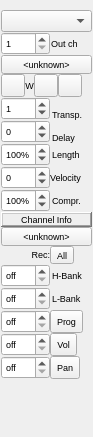
<?xml version="1.0" encoding="UTF-8"?>
<ui version="4.0">
 <class>MidiTrackInfoBase</class>
 <widget class="QWidget" name="MidiTrackInfoBase">
  <property name="geometry">
   <rect>
    <x>0</x>
    <y>0</y>
    <width>93</width>
    <height>437</height>
   </rect>
  </property>
  <property name="sizePolicy">
   <sizepolicy hsizetype="Maximum" vsizetype="MinimumExpanding">
    <horstretch>0</horstretch>
    <verstretch>0</verstretch>
   </sizepolicy>
  </property>
  <property name="minimumSize">
   <size>
    <width>0</width>
    <height>0</height>
   </size>
  </property>
  <property name="maximumSize">
   <size>
    <width>32767</width>
    <height>32767</height>
   </size>
  </property>
  <property name="font">
   <font>
    <family>Arial</family>
    <pointsize>7</pointsize>
   </font>
  </property>
  <property name="windowTitle">
   <string>MusE: TrackInfo</string>
  </property>
  <property name="toolTip">
   <string/>
  </property>
  <property name="whatsThis">
   <string/>
  </property>
  <layout class="QGridLayout" name="gridLayout">
   <property name="leftMargin">
    <number>1</number>
   </property>
   <property name="topMargin">
    <number>0</number>
   </property>
   <property name="rightMargin">
    <number>1</number>
   </property>
   <property name="bottomMargin">
    <number>0</number>
   </property>
   <property name="spacing">
    <number>0</number>
   </property>
   <item row="7" column="0">
    <widget class="MusEGui::SpinBox" name="iTransp">
     <property name="sizePolicy">
      <sizepolicy hsizetype="Minimum" vsizetype="Fixed">
       <horstretch>0</horstretch>
       <verstretch>0</verstretch>
      </sizepolicy>
     </property>
     <property name="autoFillBackground">
      <bool>false</bool>
     </property>
     <property name="specialValueText">
      <string>off</string>
     </property>
     <property name="minimum">
      <number>-127</number>
     </property>
     <property name="maximum">
      <number>127</number>
     </property>
     <property name="value">
      <number>1</number>
     </property>
    </widget>
   </item>
   <item row="10" column="0">
    <widget class="MusEGui::SpinBox" name="iLen">
     <property name="sizePolicy">
      <sizepolicy hsizetype="Maximum" vsizetype="Fixed">
       <horstretch>0</horstretch>
       <verstretch>0</verstretch>
      </sizepolicy>
     </property>
     <property name="autoFillBackground">
      <bool>false</bool>
     </property>
     <property name="suffix">
      <string>%</string>
     </property>
     <property name="minimum">
      <number>25</number>
     </property>
     <property name="maximum">
      <number>200</number>
     </property>
     <property name="value">
      <number>100</number>
     </property>
    </widget>
   </item>
   <item row="3" column="1">
    <widget class="QLabel" name="TextLabel2">
     <property name="sizePolicy">
      <sizepolicy hsizetype="Minimum" vsizetype="Fixed">
       <horstretch>0</horstretch>
       <verstretch>0</verstretch>
      </sizepolicy>
     </property>
     <property name="text">
      <string>Out ch</string>
     </property>
     <property name="wordWrap">
      <bool>false</bool>
     </property>
     <property name="margin">
      <number>0</number>
     </property>
     <property name="indent">
      <number>1</number>
     </property>
    </widget>
   </item>
   <item row="11" column="0">
    <widget class="MusEGui::SpinBox" name="iAnschl">
     <property name="sizePolicy">
      <sizepolicy hsizetype="Minimum" vsizetype="Fixed">
       <horstretch>0</horstretch>
       <verstretch>0</verstretch>
      </sizepolicy>
     </property>
     <property name="baseSize">
      <size>
       <width>8</width>
       <height>5</height>
      </size>
     </property>
     <property name="autoFillBackground">
      <bool>false</bool>
     </property>
     <property name="minimum">
      <number>-127</number>
     </property>
     <property name="maximum">
      <number>127</number>
     </property>
     <property name="value">
      <number>0</number>
     </property>
    </widget>
   </item>
   <item row="1" column="0" colspan="2">
    <widget class="QComboBox" name="iOutput">
     <property name="sizePolicy">
      <sizepolicy hsizetype="Ignored" vsizetype="Fixed">
       <horstretch>0</horstretch>
       <verstretch>0</verstretch>
      </sizepolicy>
     </property>
     <property name="toolTip">
      <string>output port</string>
     </property>
    </widget>
   </item>
   <item row="8" column="0" rowspan="2">
    <widget class="MusEGui::SpinBox" name="iVerz">
     <property name="sizePolicy">
      <sizepolicy hsizetype="Minimum" vsizetype="Fixed">
       <horstretch>0</horstretch>
       <verstretch>0</verstretch>
      </sizepolicy>
     </property>
     <property name="autoFillBackground">
      <bool>false</bool>
     </property>
     <property name="specialValueText">
      <string>off</string>
     </property>
     <property name="minimum">
      <number>-1000</number>
     </property>
     <property name="maximum">
      <number>1000</number>
     </property>
    </widget>
   </item>
   <item row="0" column="0" colspan="2">
    <widget class="QLabel" name="trackNameLabel">
     <property name="sizePolicy">
      <sizepolicy hsizetype="Ignored" vsizetype="Minimum">
       <horstretch>0</horstretch>
       <verstretch>0</verstretch>
      </sizepolicy>
     </property>
     <property name="wordWrap">
      <bool>true</bool>
     </property>
    </widget>
   </item>
   <item row="6" column="0" colspan="2">
    <layout class="QHBoxLayout" name="horizontalLayout">
     <property name="spacing">
      <number>0</number>
     </property>
     <item>
      <widget class="QToolButton" name="iRButton">
       <property name="sizePolicy">
        <sizepolicy hsizetype="Maximum" vsizetype="Maximum">
         <horstretch>0</horstretch>
         <verstretch>0</verstretch>
        </sizepolicy>
       </property>
       <property name="toolTip">
        <string>input routing</string>
       </property>
       <property name="text">
        <string/>
       </property>
       <property name="iconSize">
        <size>
         <width>16</width>
         <height>16</height>
        </size>
       </property>
      </widget>
     </item>
     <item>
      <widget class="QLabel" name="iChanDetectLabel">
       <property name="sizePolicy">
        <sizepolicy hsizetype="Maximum" vsizetype="Fixed">
         <horstretch>0</horstretch>
         <verstretch>0</verstretch>
        </sizepolicy>
       </property>
       <property name="toolTip">
        <string>input detect</string>
       </property>
       <property name="whatsThis">
        <string>Input detect indicator. Detects all note on-off, controller, aftertouch, 
                  program change, and pitchbend (but not sysex or realtime) events 
                  on the selected channels, on the selected midi ports.</string>
       </property>
       <property name="lineWidth">
        <number>0</number>
       </property>
       <property name="text">
        <string>W</string>
       </property>
       <property name="alignment">
        <set>Qt::AlignCenter</set>
       </property>
       <property name="wordWrap">
        <bool>false</bool>
       </property>
       <property name="margin">
        <number>1</number>
       </property>
       <property name="indent">
        <number>-1</number>
       </property>
      </widget>
     </item>
     <item>
      <widget class="QToolButton" name="recEchoButton">
       <property name="sizePolicy">
        <sizepolicy hsizetype="Maximum" vsizetype="Maximum">
         <horstretch>0</horstretch>
         <verstretch>0</verstretch>
        </sizepolicy>
       </property>
       <property name="toolTip">
        <string>Midi thru</string>
       </property>
       <property name="whatsThis">
        <string>Pass input events through ('thru') to output.</string>
       </property>
       <property name="text">
        <string/>
       </property>
       <property name="checkable">
        <bool>true</bool>
       </property>
      </widget>
     </item>
     <item>
      <widget class="QToolButton" name="oRButton">
       <property name="sizePolicy">
        <sizepolicy hsizetype="Maximum" vsizetype="Maximum">
         <horstretch>0</horstretch>
         <verstretch>0</verstretch>
        </sizepolicy>
       </property>
       <property name="toolTip">
        <string>output routing</string>
       </property>
       <property name="text">
        <string/>
       </property>
      </widget>
     </item>
     <item>
      <spacer name="echoSpacer">
       <property name="orientation">
        <enum>Qt::Horizontal</enum>
       </property>
       <property name="sizeType">
        <enum>QSizePolicy::Expanding</enum>
       </property>
       <property name="sizeHint" stdset="0">
        <size>
         <width>13</width>
         <height>13</height>
        </size>
       </property>
      </spacer>
     </item>
    </layout>
   </item>
   <item row="10" column="1">
    <widget class="QLabel" name="TextLabel11">
     <property name="sizePolicy">
      <sizepolicy hsizetype="Minimum" vsizetype="Fixed">
       <horstretch>0</horstretch>
       <verstretch>0</verstretch>
      </sizepolicy>
     </property>
     <property name="toolTip">
      <string>Change note length in percent of actual length</string>
     </property>
     <property name="text">
      <string>Length</string>
     </property>
     <property name="wordWrap">
      <bool>false</bool>
     </property>
     <property name="indent">
      <number>2</number>
     </property>
    </widget>
   </item>
   <item row="9" column="1">
    <widget class="QLabel" name="TextLabel10">
     <property name="sizePolicy">
      <sizepolicy hsizetype="Minimum" vsizetype="Fixed">
       <horstretch>0</horstretch>
       <verstretch>0</verstretch>
      </sizepolicy>
     </property>
     <property name="toolTip">
      <string>Offset playback of notes before or after actual note</string>
     </property>
     <property name="text">
      <string>Delay</string>
     </property>
     <property name="wordWrap">
      <bool>false</bool>
     </property>
     <property name="indent">
      <number>2</number>
     </property>
    </widget>
   </item>
   <item row="7" column="1" rowspan="2">
    <widget class="QLabel" name="TextLabel9">
     <property name="sizePolicy">
      <sizepolicy hsizetype="Minimum" vsizetype="Fixed">
       <horstretch>0</horstretch>
       <verstretch>0</verstretch>
      </sizepolicy>
     </property>
     <property name="toolTip">
      <string>Transpose notes up or down</string>
     </property>
     <property name="text">
      <string>Transp.</string>
     </property>
     <property name="wordWrap">
      <bool>false</bool>
     </property>
     <property name="indent">
      <number>2</number>
     </property>
    </widget>
   </item>
   <item row="12" column="0">
    <widget class="MusEGui::SpinBox" name="iKompr">
     <property name="sizePolicy">
      <sizepolicy hsizetype="Maximum" vsizetype="Fixed">
       <horstretch>0</horstretch>
       <verstretch>0</verstretch>
      </sizepolicy>
     </property>
     <property name="autoFillBackground">
      <bool>false</bool>
     </property>
     <property name="suffix">
      <string>%</string>
     </property>
     <property name="prefix">
      <string/>
     </property>
     <property name="minimum">
      <number>25</number>
     </property>
     <property name="maximum">
      <number>200</number>
     </property>
     <property name="value">
      <number>100</number>
     </property>
    </widget>
   </item>
   <item row="16" column="0">
    <widget class="MusEGui::SpinBox" name="iHBank">
     <property name="enabled">
      <bool>true</bool>
     </property>
     <property name="sizePolicy">
      <sizepolicy hsizetype="Minimum" vsizetype="Fixed">
       <horstretch>0</horstretch>
       <verstretch>0</verstretch>
      </sizepolicy>
     </property>
     <property name="toolTip">
      <string>Bank Select MSB. Ctrl-double-click on/off.</string>
     </property>
     <property name="autoFillBackground">
      <bool>false</bool>
     </property>
     <property name="specialValueText">
      <string>off</string>
     </property>
     <property name="minimum">
      <number>0</number>
     </property>
     <property name="maximum">
      <number>128</number>
     </property>
     <property name="value">
      <number>0</number>
     </property>
    </widget>
   </item>
   <item row="16" column="1">
    <widget class="QLabel" name="TextLabel4">
     <property name="sizePolicy">
      <sizepolicy hsizetype="Minimum" vsizetype="Fixed">
       <horstretch>0</horstretch>
       <verstretch>0</verstretch>
      </sizepolicy>
     </property>
     <property name="lineWidth">
      <number>1</number>
     </property>
     <property name="text">
      <string>H-Bank</string>
     </property>
     <property name="wordWrap">
      <bool>false</bool>
     </property>
     <property name="margin">
      <number>0</number>
     </property>
     <property name="indent">
      <number>2</number>
     </property>
    </widget>
   </item>
   <item row="17" column="0">
    <widget class="MusEGui::SpinBox" name="iLBank">
     <property name="sizePolicy">
      <sizepolicy hsizetype="Minimum" vsizetype="Fixed">
       <horstretch>0</horstretch>
       <verstretch>0</verstretch>
      </sizepolicy>
     </property>
     <property name="toolTip">
      <string>Bank Select LSB. Ctrl-double-click on/off.</string>
     </property>
     <property name="autoFillBackground">
      <bool>false</bool>
     </property>
     <property name="specialValueText">
      <string>off</string>
     </property>
     <property name="minimum">
      <number>0</number>
     </property>
     <property name="maximum">
      <number>128</number>
     </property>
     <property name="value">
      <number>0</number>
     </property>
    </widget>
   </item>
   <item row="3" column="0">
    <widget class="MusEGui::SpinBox" name="iOutputChannel">
     <property name="sizePolicy">
      <sizepolicy hsizetype="Minimum" vsizetype="Fixed">
       <horstretch>0</horstretch>
       <verstretch>0</verstretch>
      </sizepolicy>
     </property>
     <property name="toolTip">
      <string>output channel</string>
     </property>
     <property name="whatsThis">
      <string>all midi events are sent to this output channel</string>
     </property>
     <property name="autoFillBackground">
      <bool>false</bool>
     </property>
     <property name="minimum">
      <number>1</number>
     </property>
     <property name="maximum">
      <number>16</number>
     </property>
    </widget>
   </item>
   <item row="11" column="1">
    <widget class="QLabel" name="TextLabel12">
     <property name="sizePolicy">
      <sizepolicy hsizetype="Minimum" vsizetype="Fixed">
       <horstretch>0</horstretch>
       <verstretch>0</verstretch>
      </sizepolicy>
     </property>
     <property name="toolTip">
      <string>&lt;html&gt;&lt;head/&gt;&lt;body&gt;&lt;p&gt;Add or substract velocity to notes on track.&lt;/p&gt;&lt;p&gt;&lt;span style=&quot; font-style:italic;&quot;&gt;Since the midi note range is 0-127 this &lt;br/&gt;might mean that the notes do not reach &lt;br/&gt;the combined velocity, note + Velocity.&lt;/span&gt;&lt;/p&gt;&lt;/body&gt;&lt;/html&gt;</string>
     </property>
     <property name="text">
      <string>Velocity</string>
     </property>
     <property name="wordWrap">
      <bool>false</bool>
     </property>
     <property name="indent">
      <number>0</number>
     </property>
    </widget>
   </item>
   <item row="15" column="0">
    <widget class="QLabel" name="textLabel1">
     <property name="sizePolicy">
      <sizepolicy hsizetype="Minimum" vsizetype="Fixed">
       <horstretch>0</horstretch>
       <verstretch>0</verstretch>
      </sizepolicy>
     </property>
     <property name="text">
      <string>Rec:</string>
     </property>
     <property name="alignment">
      <set>Qt::AlignRight|Qt::AlignTrailing|Qt::AlignVCenter</set>
     </property>
     <property name="wordWrap">
      <bool>false</bool>
     </property>
    </widget>
   </item>
   <item row="15" column="1">
    <layout class="QHBoxLayout" name="horizontalLayout_3">
     <property name="spacing">
      <number>0</number>
     </property>
     <item>
      <widget class="QToolButton" name="recordButton">
       <property name="sizePolicy">
        <sizepolicy hsizetype="Minimum" vsizetype="Minimum">
         <horstretch>0</horstretch>
         <verstretch>0</verstretch>
        </sizepolicy>
       </property>
       <property name="toolTip">
        <string>Add all settings to song</string>
       </property>
       <property name="text">
        <string>All</string>
       </property>
      </widget>
     </item>
     <item>
      <spacer name="allRecSpacer">
       <property name="orientation">
        <enum>Qt::Horizontal</enum>
       </property>
       <property name="sizeType">
        <enum>QSizePolicy::Expanding</enum>
       </property>
       <property name="sizeHint" stdset="0">
        <size>
         <width>13</width>
         <height>13</height>
        </size>
       </property>
      </spacer>
     </item>
    </layout>
   </item>
   <item row="13" column="0" colspan="2">
    <widget class="QLabel" name="TextLabel1_2">
     <property name="sizePolicy">
      <sizepolicy hsizetype="Minimum" vsizetype="Maximum">
       <horstretch>0</horstretch>
       <verstretch>0</verstretch>
      </sizepolicy>
     </property>
     <property name="frameShape">
      <enum>QFrame::WinPanel</enum>
     </property>
     <property name="frameShadow">
      <enum>QFrame::Raised</enum>
     </property>
     <property name="lineWidth">
      <number>1</number>
     </property>
     <property name="midLineWidth">
      <number>1</number>
     </property>
     <property name="text">
      <string>Channel Info</string>
     </property>
     <property name="alignment">
      <set>Qt::AlignCenter</set>
     </property>
     <property name="wordWrap">
      <bool>false</bool>
     </property>
    </widget>
   </item>
   <item row="14" column="0" colspan="2">
    <widget class="QPushButton" name="iPatch">
     <property name="sizePolicy">
      <sizepolicy hsizetype="Ignored" vsizetype="Fixed">
       <horstretch>0</horstretch>
       <verstretch>0</verstretch>
      </sizepolicy>
     </property>
     <property name="toolTip">
      <string>Select instrument patch</string>
     </property>
     <property name="text">
      <string>&lt;unknown&gt;</string>
     </property>
    </widget>
   </item>
   <item row="12" column="1">
    <widget class="QLabel" name="TextLabel13">
     <property name="sizePolicy">
      <sizepolicy hsizetype="Minimum" vsizetype="Fixed">
       <horstretch>0</horstretch>
       <verstretch>0</verstretch>
      </sizepolicy>
     </property>
     <property name="toolTip">
      <string>Compress the notes velocity range, in percent of actual velocity</string>
     </property>
     <property name="text">
      <string>Compr.</string>
     </property>
     <property name="wordWrap">
      <bool>false</bool>
     </property>
     <property name="indent">
      <number>2</number>
     </property>
    </widget>
   </item>
   <item row="17" column="1">
    <widget class="QLabel" name="TextLabel5">
     <property name="sizePolicy">
      <sizepolicy hsizetype="Minimum" vsizetype="Fixed">
       <horstretch>0</horstretch>
       <verstretch>0</verstretch>
      </sizepolicy>
     </property>
     <property name="lineWidth">
      <number>1</number>
     </property>
     <property name="text">
      <string>L-Bank</string>
     </property>
     <property name="wordWrap">
      <bool>false</bool>
     </property>
     <property name="margin">
      <number>0</number>
     </property>
     <property name="indent">
      <number>2</number>
     </property>
    </widget>
   </item>
   <item row="18" column="0">
    <widget class="MusEGui::SpinBox" name="iProgram">
     <property name="sizePolicy">
      <sizepolicy hsizetype="Minimum" vsizetype="Fixed">
       <horstretch>0</horstretch>
       <verstretch>0</verstretch>
      </sizepolicy>
     </property>
     <property name="toolTip">
      <string>Program. Ctrl-double-click on/off.</string>
     </property>
     <property name="autoFillBackground">
      <bool>false</bool>
     </property>
     <property name="specialValueText">
      <string>off</string>
     </property>
     <property name="minimum">
      <number>0</number>
     </property>
     <property name="maximum">
      <number>128</number>
     </property>
     <property name="value">
      <number>0</number>
     </property>
    </widget>
   </item>
   <item row="18" column="1">
    <layout class="QHBoxLayout" name="horizontalLayout_4">
     <property name="spacing">
      <number>0</number>
     </property>
     <item>
      <widget class="QToolButton" name="progRecButton">
       <property name="sizePolicy">
        <sizepolicy hsizetype="Minimum" vsizetype="Minimum">
         <horstretch>0</horstretch>
         <verstretch>0</verstretch>
        </sizepolicy>
       </property>
       <property name="toolTip">
        <string>Add bank + prog settings to song</string>
       </property>
       <property name="text">
        <string>Prog</string>
       </property>
      </widget>
     </item>
     <item>
      <spacer name="progRecSpacer">
       <property name="orientation">
        <enum>Qt::Horizontal</enum>
       </property>
       <property name="sizeType">
        <enum>QSizePolicy::Expanding</enum>
       </property>
       <property name="sizeHint" stdset="0">
        <size>
         <width>13</width>
         <height>13</height>
        </size>
       </property>
      </spacer>
     </item>
    </layout>
   </item>
   <item row="19" column="0">
    <widget class="MusEGui::SpinBox" name="iLautst">
     <property name="sizePolicy">
      <sizepolicy hsizetype="Minimum" vsizetype="Fixed">
       <horstretch>0</horstretch>
       <verstretch>0</verstretch>
      </sizepolicy>
     </property>
     <property name="toolTip">
      <string>Volume. Ctrl-double-click on/off.</string>
     </property>
     <property name="autoFillBackground">
      <bool>false</bool>
     </property>
     <property name="specialValueText">
      <string>off</string>
     </property>
     <property name="minimum">
      <number>-1</number>
     </property>
     <property name="maximum">
      <number>127</number>
     </property>
     <property name="value">
      <number>-1</number>
     </property>
    </widget>
   </item>
   <item row="19" column="1">
    <layout class="QHBoxLayout" name="horizontalLayout_5">
     <property name="spacing">
      <number>0</number>
     </property>
     <item>
      <widget class="QToolButton" name="volRecButton">
       <property name="sizePolicy">
        <sizepolicy hsizetype="Minimum" vsizetype="Minimum">
         <horstretch>0</horstretch>
         <verstretch>0</verstretch>
        </sizepolicy>
       </property>
       <property name="toolTip">
        <string>Add vol setting to song</string>
       </property>
       <property name="text">
        <string>Vol</string>
       </property>
      </widget>
     </item>
     <item>
      <spacer name="volRecSpacer">
       <property name="orientation">
        <enum>Qt::Horizontal</enum>
       </property>
       <property name="sizeType">
        <enum>QSizePolicy::Expanding</enum>
       </property>
       <property name="sizeHint" stdset="0">
        <size>
         <width>13</width>
         <height>13</height>
        </size>
       </property>
      </spacer>
     </item>
    </layout>
   </item>
   <item row="20" column="0">
    <widget class="MusEGui::SpinBox" name="iPan">
     <property name="sizePolicy">
      <sizepolicy hsizetype="Minimum" vsizetype="Fixed">
       <horstretch>0</horstretch>
       <verstretch>0</verstretch>
      </sizepolicy>
     </property>
     <property name="toolTip">
      <string>Change stereo position. Ctrl-double-click on/off.</string>
     </property>
     <property name="whatsThis">
      <string>Change stereo position. Ctrl-double-click on/off.</string>
     </property>
     <property name="autoFillBackground">
      <bool>false</bool>
     </property>
     <property name="specialValueText">
      <string>off</string>
     </property>
     <property name="minimum">
      <number>-65</number>
     </property>
     <property name="maximum">
      <number>63</number>
     </property>
     <property name="value">
      <number>-65</number>
     </property>
    </widget>
   </item>
   <item row="20" column="1">
    <layout class="QHBoxLayout" name="horizontalLayout_6">
     <property name="spacing">
      <number>0</number>
     </property>
     <item>
      <widget class="QToolButton" name="panRecButton">
       <property name="sizePolicy">
        <sizepolicy hsizetype="Minimum" vsizetype="Minimum">
         <horstretch>0</horstretch>
         <verstretch>0</verstretch>
        </sizepolicy>
       </property>
       <property name="toolTip">
        <string>Add pan setting to song</string>
       </property>
       <property name="text">
        <string>Pan</string>
       </property>
      </widget>
     </item>
     <item>
      <spacer name="panRecSpacer">
       <property name="orientation">
        <enum>Qt::Horizontal</enum>
       </property>
       <property name="sizeType">
        <enum>QSizePolicy::Expanding</enum>
       </property>
       <property name="sizeHint" stdset="0">
        <size>
         <width>13</width>
         <height>13</height>
        </size>
       </property>
      </spacer>
     </item>
    </layout>
   </item>
   <item row="21" column="0">
    <spacer name="spacer5">
     <property name="orientation">
      <enum>Qt::Vertical</enum>
     </property>
     <property name="sizeType">
      <enum>QSizePolicy::Expanding</enum>
     </property>
     <property name="sizeHint" stdset="0">
      <size>
       <width>18</width>
       <height>58</height>
      </size>
     </property>
    </spacer>
   </item>
   <item row="4" column="0" colspan="2">
    <widget class="QPushButton" name="instrPushButton">
     <property name="sizePolicy">
      <sizepolicy hsizetype="Ignored" vsizetype="Fixed">
       <horstretch>0</horstretch>
       <verstretch>0</verstretch>
      </sizepolicy>
     </property>
     <property name="toolTip">
      <string>Select instrument</string>
     </property>
     <property name="text">
      <string>&lt;unknown&gt;</string>
     </property>
    </widget>
   </item>
  </layout>
 </widget>
 <layoutdefault spacing="6" margin="11"/>
 <customwidgets>
  <customwidget>
   <class>MusEGui::SpinBox</class>
   <extends>QSpinBox</extends>
   <header location="global">spinbox.h</header>
  </customwidget>
 </customwidgets>
 <tabstops>
  <tabstop>iOutput</tabstop>
  <tabstop>iOutputChannel</tabstop>
  <tabstop>iTransp</tabstop>
  <tabstop>iVerz</tabstop>
  <tabstop>iLen</tabstop>
  <tabstop>iAnschl</tabstop>
  <tabstop>iKompr</tabstop>
  <tabstop>iPatch</tabstop>
  <tabstop>iHBank</tabstop>
  <tabstop>iLBank</tabstop>
  <tabstop>iProgram</tabstop>
  <tabstop>iLautst</tabstop>
  <tabstop>iPan</tabstop>
 </tabstops>
 <resources/>
 <connections/>
</ui>
